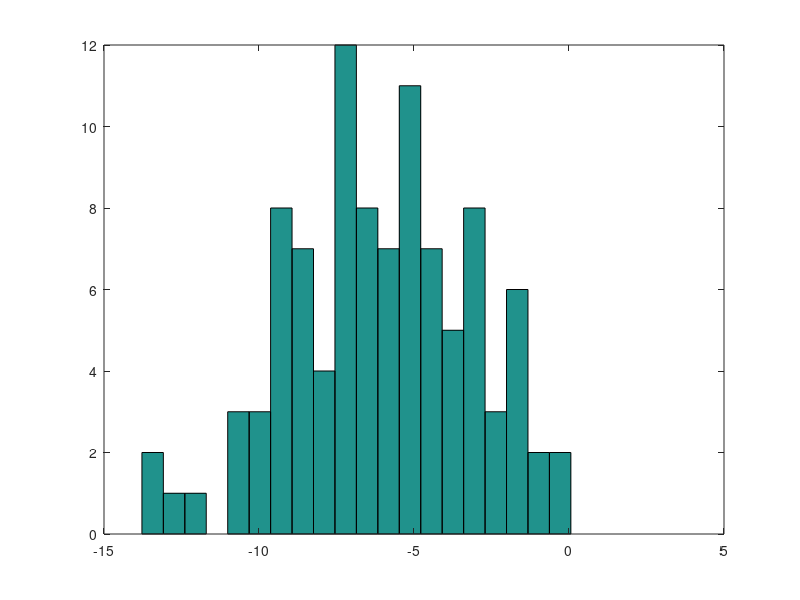

Here is the MATLAB script that generated this plot:
1+2

1 == 4

8 == 8

1 && 0

1 || 0

a = 10

c = 15;

disp(c);


%runs from 1 to 2 with 0.2 increment 


v = 1:0.2:2

%runs form 1 to 9

r = 1:9

%Creates 3x3 matrix with all 1 elements in each

ones(3,3)


4*ones(3,3)

w = [4,5; 2,3; 1,1]

zeros(3,3)

%generating random number 1 row five column


rand(1,5)

rand(3,3)

y = -6 + sqrt(10)*(randn(1,100 ) );
hist(y,20)

eye(3,3)

%help rand